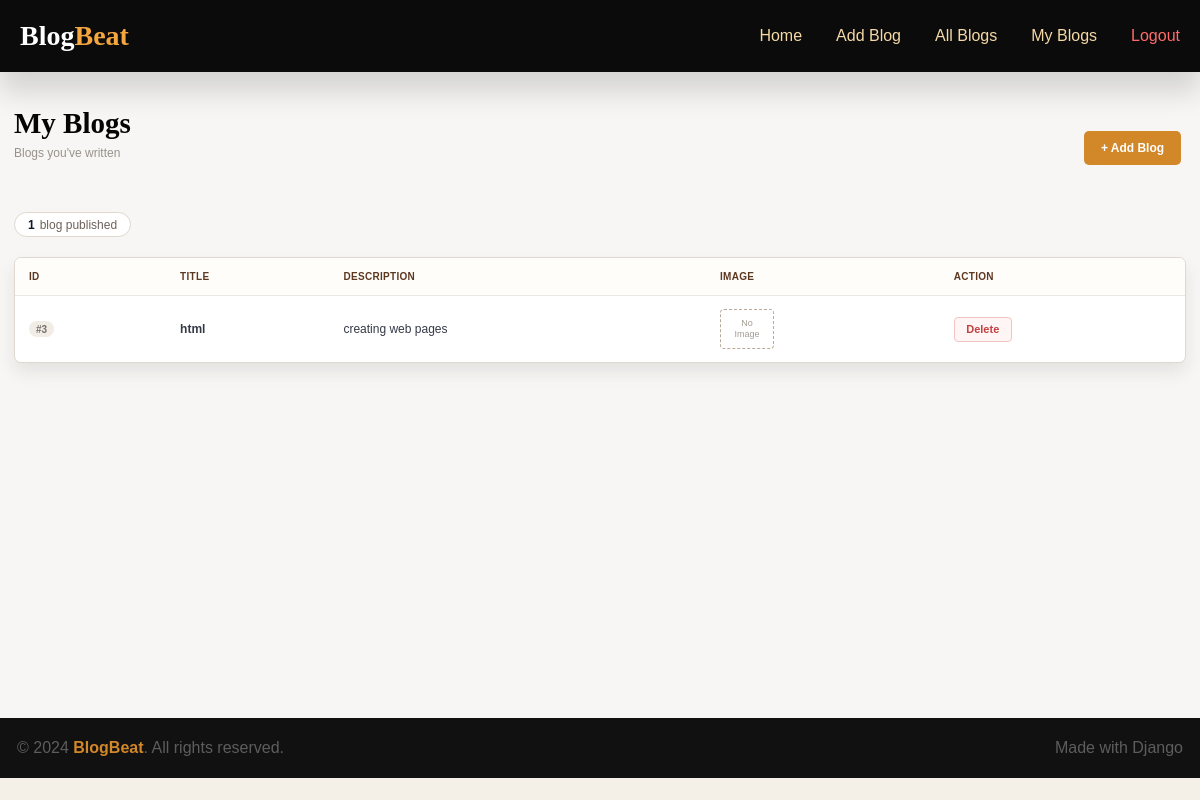
/my-blogs (signed in), run on the app's committed database.
### blogapp/models.py (models this page shows)
class Blog(models.Model):
    title=models.CharField(max_length=30)
    description=models.CharField(max_length=200)
    user=models.ForeignKey(User,on_delete=models.CASCADE)
    image=models.ImageField(upload_to="blogs/",default="")
    class Meta:
        db_table="blogs"

### blogapp/views.py (the view)
# urls.py: path("my-blogs",b.myblogs),
@login_required
def myblogs(request):
    blogs=Blog.objects.filter(user=request.user)
    return render(request,"myblogs.html",{"blogs":blogs})

### blogapp/templates/myblogs.html (shortened to what this page needs)
{% extends 'master.html' %}
{% load static %}
{% block "main" %}
<link rel="stylesheet" href="{% static 'style.css' %}">
<main class="my-blogs-page">
    <section class="my-blogs-header">
        <div>
            <h1>My Blogs</h1>
            <p>Blogs you've written</p>
        </div>
        <a class="add-blog-btn" href="/add-blog">+ Add Blog</a>
    </section>
    <div class="my-blog-count"><strong>{{ blogs|length }}</strong> blog published</div>
    <section class="blogs-table-card my-blogs-table-card">
        <table class="blogs-table my-blogs-table">
            <thead>
                <tr>
                    <th>ID</th>
                    <th>Title</th>
                    <th>Description</th>
                    <th>Image</th>
                    <th>Action</th>
                </tr>
            </thead>
            <tbody>
                {% for blog in blogs %}
                <tr>
                    <td><span class="blog-id">#{{ blog.id }}</span></td>
                    <td class="blog-title">{{ blog.title }}</td>
                    <td>{{ blog.description }}</td>
                    <td>
                        {% if blog.image %}
                        <img class="blog-thumb" src="{{ blog.image.url }}" alt="{{ blog.title }}">
                        {% else %}
                        <span class="no-image">No<br>Image</span>
                        {% endif %}
                    </td>
                    <td>
                        <form class="delete-form" method="post" action="/delete-blog/{{ blog.id }}">
                            <button class="delete-btn" type="submit">Delete</button>
                        </form>
                    </td>
                </tr>
                {% empty %}
                <tr>
                    <td class="empty-blogs" colspan="5">No blogs found</td>
                </tr>
                {% endfor %}
            </tbody>
        </table>
    </section>
</main>
{% endblock %}

### userapp/static/css/style.css (style rules this page uses)
* { margin: 0; padding: 0; box-sizing: border-box; }
body { font-family: Arial, Helvetica, sans-serif; background-color: #f4efe7; color: #111111; }

### blogapp/static/style.css (style rules this page uses)
.add-blog-btn { min-width: 97px; height: 34px; display: inline-flex; align-items: center; justify-content: center; margin-top: 23px; border-radius: 5px; background: #d28728; color: #ffffff; text-decoration: none; font-size: 12px; font-weight: 700; transition: transform 160ms ease, box-shadow 160ms ease; }
.blogs-table-card { margin: 0 auto; overflow: hidden; border: 1px solid #ded8d1; border-radius: 7px; background: #ffffff; box-shadow: 0 9px 17px rgba(45, 35, 26, 0.09); }
.blogs-table { width: 100%; border-collapse: collapse; }
.blogs-table th, .blogs-table td { padding: 13px 14px; text-align: left; border-bottom: 1px solid #ece7e1; color: #343946; font-size: 12px; }
.blogs-table th { background: #fffdfa; color: #5d3821; font-size: 10px; font-weight: 700; letter-spacing: 0.3px; text-transform: uppercase; }
.blogs-table tbody tr:last-child td { border-bottom: 0; }
.blog-id { display: inline-flex; align-items: center; justify-content: center; min-width: 25px; height: 16px; border-radius: 999px; background: #f1ece5; color: #77716b; font-size: 10px; font-weight: 700; }
.blog-title { color: #0f172a; font-weight: 700; }
.no-image { width: 54px; height: 40px; display: inline-flex; align-items: center; justify-content: center; border: 1px dashed #b8a999; border-radius: 4px; color: #a39b94; font-size: 9px; line-height: 1.25; text-align: center; }
.delete-form { margin: 0; }
.delete-btn { height: 25px; min-width: 58px; border: 1px solid #f0c4c4; border-radius: 4px; background: #fff5f5; color: #c24141; font-size: 11px; font-weight: 700; cursor: pointer; transition: transform 160ms ease, box-shadow 160ms ease; }
.my-blogs-page { min-height: calc(100vh - 82px); padding: 108px 14px 42px; background: #f7f6f4; }
.my-blogs-header { display: flex; align-items: flex-start; justify-content: space-between; gap: 20px; margin: 0 5px 47px 0; }
.my-blogs-header h1 { margin: 0 0 6px; font-family: Georgia, "Times New Roman", serif; font-size: 29px; line-height: 1.1; color: #050505; }
.my-blogs-header p { margin: 0; color: #99928b; font-size: 12px; }
.my-blog-count { width: fit-content; height: 25px; display: inline-flex; align-items: center; justify-content: center; margin: 0 0 20px; border: 1px solid #e0d8cf; border-radius: 999px; background: #ffffff; color: #6d625a; font-size: 12px; padding: 0 13px; }
.my-blog-count strong { margin-right: 5px; color: #0f172a; }
.my-blogs-table-card { width: 100%; }
.my-blogs-table th, .my-blogs-table td { padding-left: 14px; padding-right: 14px; }

### data on the page
Blog: id "3", title "html", description "creating web pages", image "No"

### other printed values
{{ blogs|length }} "1"
